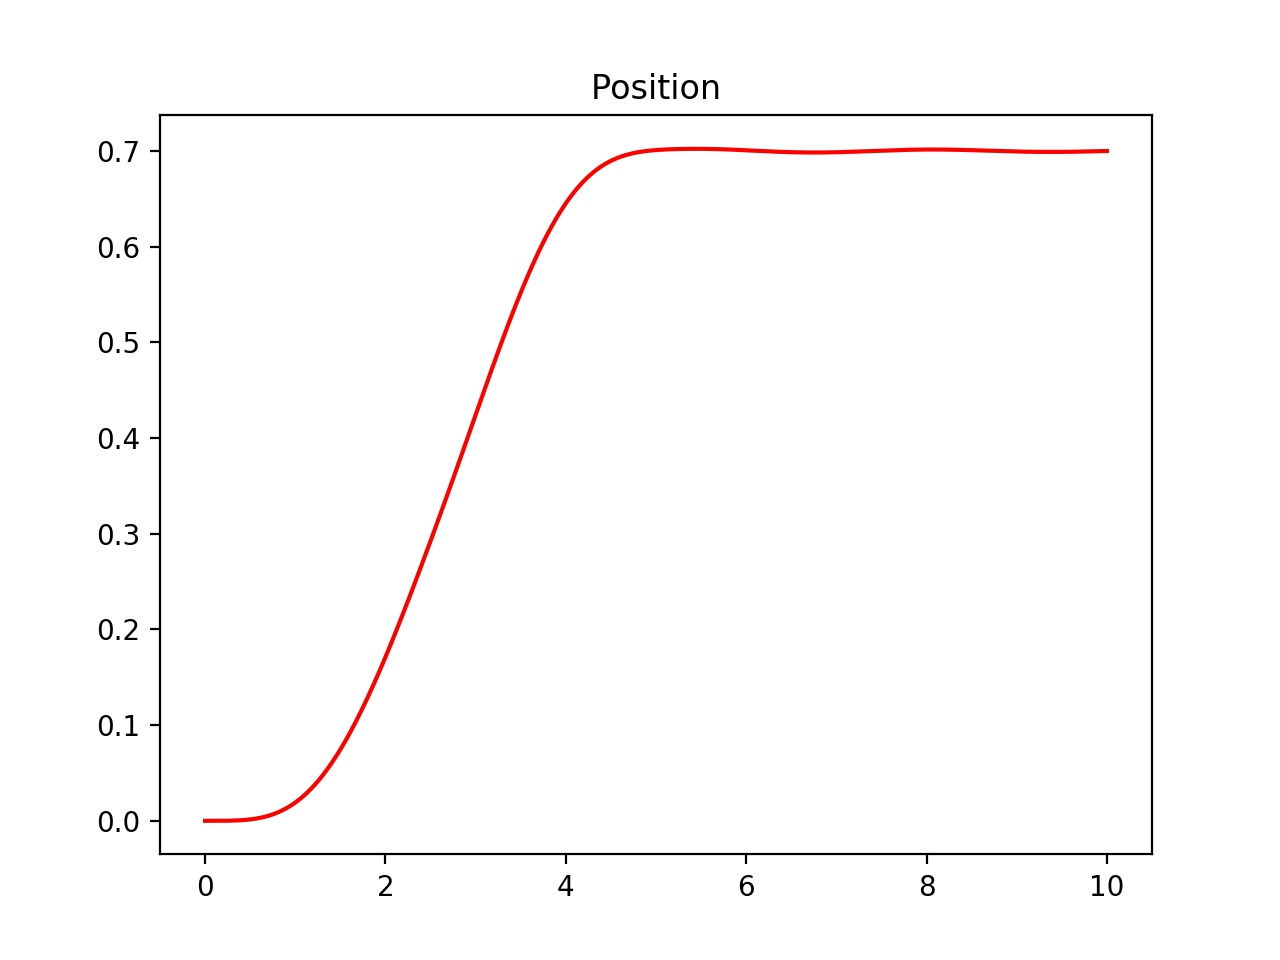

Generate this figure with Python:
#!/usr/bin/env python3
# -*- coding: utf-8 -*-
"""
Created on Thu Aug 17 00:34:32 2017

@author: maxkwon
"""

import numpy as np
import matplotlib.pyplot as plt # plotting package
import profile as prof

#dt in seconds
controller_time_step = .01 #10 milliseconds
sim_time_step = .000001

#time in seconds
total_time = 10

class GearPickup:
    
    def __init__(self):
        # Stall Torque in N m
        self.stall_torque = 0.71
        # Stall Current in Amps
        self.stall_current = 134.0
        # Free Speed in RPM
        self.free_speed = 18730.0
        # Free Current in Amps
        self.free_current = 0.7
        #gear ratio
        self.G = 20.0
        #Moment of Inertia
        self.J = .41
        # Resistance of the motor
        self.R = .0895
        # Motor velocity constant
        self.Kv = 164.0
        # Torque constant
        self.Kt = .00529
        
    def getAcceleration(self, voltage, velocity):
      
       acc = (((-self.G**2 * self.Kt * velocity)/(self.J * self.Kv * self.R))) + (((self.Kt * self.G  * voltage)/(self.J * self.R)))
        
       return acc  
   
    def getConstants(self):
        
        print("Kv: ", self.Kv)
        print("Kt: ", self.Kt)
        
        

class ControlSimulator:
    
    def __init__(self, GearPickup):
        
        self.gearPickup = GearPickup
        
        #saturated max and min voltage outputs to motor
        self.max_saturation = 12
        self.min_saturation = -12
        
        #PID Gains set here
        self.Kp = 2
        self.Ki = 0
        self.Kd = .15
        
    #main control loop that runs the PID controller    
    def controlLoop(self, sim_time_step, controller_time_step, total_time, profile):
        
        time = 0
        
        position = 0
        velocity = 0
        
        #output to the motor
        output_voltage = 0
        
        error = 0
        last_error = 0
        
        #collection of the position of the appendage along with the time it was there for graphing
        positions = []
        times = []
        
        i = 0
        d =0
    
        #set the first target to the first reference in the generated motion profile
        ref = profile[0]
        
        index = 0
        
        print(len(profile))
        
        #control loop
        while (time <= total_time):
            
            ref = profile[index]
            
            error = ref - position 
            
            i += error
            d = error - last_error
            
            P = self.Kp * error
            I = self.Ki * i
            D = self.Kd * d
            
            output_voltage = P + I + D 
    
            if (output_voltage > self.max_saturation):
                output_voltage = self.max_saturation
                
            if (output_voltage < self.min_saturation):
                output_voltage = self.min_saturation
                
            positions.append(position)
            times.append(time)
            
            last_error = error
            
            time += controller_time_step
            
            outputs = self.simulate(controller_time_step, sim_time_step, output_voltage, velocity)
            position += outputs[0] 
            velocity = outputs[1]
            
            if (index < (len(profile) - 1)):
                index += 1
            
        plt.title("Position")
        plt.plot(times, positions, 'r')
        plt.savefig('UnitTest.jpg')
        
    #integrator that solves for position and velocity from acceleration getter method
    def simulate(self, total_dt, sim_dt, voltage, velocity_init):
        
        time = 0
        
        acceleration = 0
        velocity = velocity_init
        position = 0
        
        outputs = [0,0]
        
        while (time <= total_dt):
            
            acceleration = self.gearPickup.getAcceleration(voltage, velocity)
            
            velocity += acceleration * sim_dt
            position += velocity * sim_dt
            
            time += sim_dt
            
        outputs = [position, velocity]
            
        return outputs
    
profiler = prof.TrapazoidalProfile(.1, 5, .01)

profile = profiler.generateProfile(.7)

gearPickup = GearPickup()

gearPickup.getConstants()

simulation = ControlSimulator(gearPickup)

simulation.controlLoop(sim_time_step, controller_time_step, total_time, profile)
    

